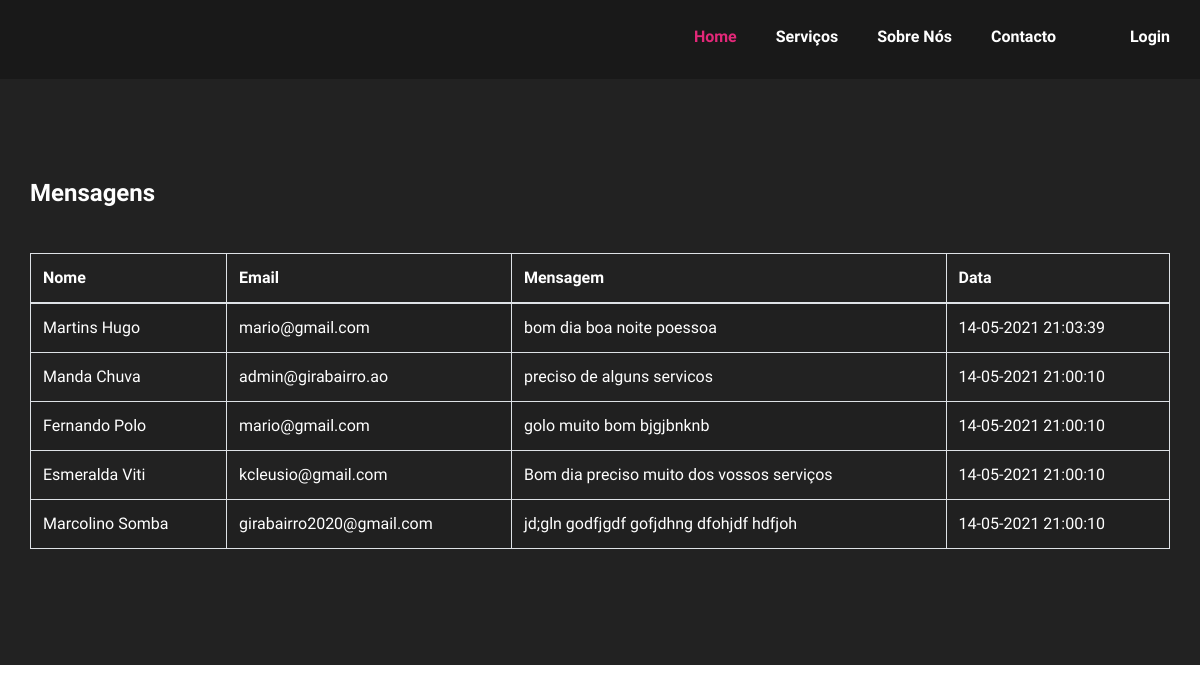
Page /sms.php on the committed database.
### tables this page shows
CREATE TABLE `sms` (
  `id` int(11) NOT NULL,
  `nome` varchar(255) NOT NULL,
  `email` varchar(255) NOT NULL,
  `sms` text NOT NULL,
  `data` timestamp NOT NULL DEFAULT current_timestamp() ON UPDATE current_timestamp(),
  `estado` varchar(255) NOT NULL
);

### model/Connector.class.php (called while the page is built, shortened)
<?php
class Connector{
    private static $conn = null;
    private static function Conection(){
        try {
            self::$conn =  new PDO(SERVER, USER, PASSWORD);
        } catch (\Throwable $th){
            echo "<center><h1>A CONEXÃO FALHOU!</h1></center>";
        }
    }
    public static function ReturnConnection(){
        return (self::$conn == null) ? self::Conection() : self::$conn;
    }
}

### sms.php (the view, shortened to what this page needs)
<!DOCTYPE html>
<html lang="zxx">
<head>
    <link rel="stylesheet" href="css/bootstrap.min.css" type="text/css">
    <link rel="stylesheet" href="css/font-awesome.min.css" type="text/css">
    <link rel="stylesheet" href="css/themify-icons.css" type="text/css">
    <link rel="stylesheet" href="css/owl.carousel.min.css" type="text/css">
    <link rel="stylesheet" href="css/magnific-popup.css" type="text/css">
    <link rel="stylesheet" href="css/slicknav.min.css" type="text/css">
    <link rel="stylesheet" href="css/style.css" type="text/css">
</head>
<body>
<?php
include_once 'menu.php';
?>
<section class="contact-section spad">
    <div class="container">
        <div class="row">
            <div class="col-lg-12">
                <div class="contact-option">
                    <h4>Mensagens</h4>
                    <table class="table table-bordered table-striped" style="color: white">
                        <thead>
                        <tr>
                            <th>Nome</th>
                            <th>Email</th>
                            <th>Mensagem</th>
                            <th>Data</th>
                        </tr>
                        </thead>
                        <tbody>
                        <?php
                        $sms = Connector::ReturnConnection()->prepare("SELECT * FROM sms order by id desc");
                        $sms->execute();
                        while ($view = $sms->fetch(PDO::FETCH_OBJ)) {
                            ?>
                            <tr>
                                <td><?= $view->nome; ?></td>
                                <td><?= $view->email; ?></td>
                                <td><?= $view->sms; ?></td>
                                <td>
                                    <?=
                                     date('d-m-Y', strtotime($view->data)) ."&nbsp".
                                    date('H:i:s', strtotime($view->data))
                                    ?>
                                </td>
                            </tr>
                        <?php } ?>
                        </tbody>
                    </table>
                </div>
            </div>
        </div>
    </div>
</section>
</body>
</html>

### css/style.css (style rules this page uses)
html, body { height: 100%; font-family: "Libre Franklin", sans-serif; -webkit-font-smoothing: antialiased; font-smoothing: antialiased; }
h1, h2, h3, h4, h5, h6 { margin: 0; color: #111111; font-weight: 400; font-family: "Libre Franklin", sans-serif; }
h4 { font-size: 24px; }
.spad { padding-top: 100px; padding-bottom: 100px; }
.contact-section { background: #222222; }
.contact-option h4 { color: #ffffff; font-weight: 700; margin-bottom: 45px; }
@media only screen and (min-width: 1200px) { .container { max-width: 1170px; } }

### rows in the picture
sms: nome "Martins Hugo", email "mario@gmail.com", sms "bom dia boa noite poessoa", data "14-05-2021", data "21:03:39"
sms: nome "Manda Chuva", email "admin@girabairro.ao", sms "preciso de alguns servicos", data "14-05-2021", data "21:00:10"
sms: nome "Fernando Polo", email "mario@gmail.com", sms "golo muito bom bjgjbnknb", data "14-05-2021", data "21:00:10"
sms: nome "Esmeralda Viti", email "kcleusio@gmail.com", sms "Bom dia preciso muito dos vossos serviços", data "14-05-2021", data "21:00:10"
sms: nome "Marcolino Somba", email "girabairro2020@gmail.com", sms "jd;gln godfjgdf gofjdhng dfohjdf hdfjoh", data "14-05-2021", data "21:00:10"
